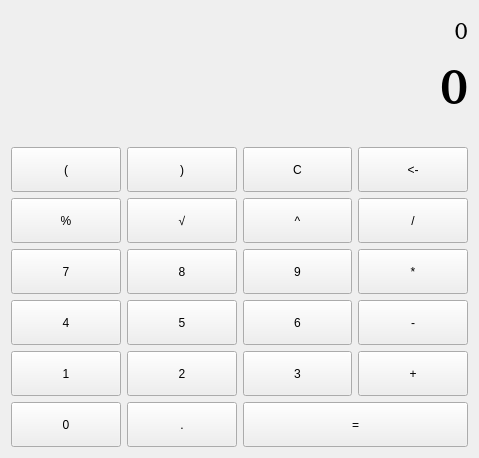
<?xml version="1.0" encoding="UTF-8"?>
<ui version="4.0">
 <class>Widget</class>
 <widget class="QWidget" name="Widget">
  <property name="geometry">
   <rect>
    <x>0</x>
    <y>0</y>
    <width>479</width>
    <height>458</height>
   </rect>
  </property>
  <property name="windowTitle">
   <string>计算器</string>
  </property>
  <layout class="QHBoxLayout" name="horizontalLayout">
   <item>
    <layout class="QVBoxLayout" name="verticalLayout_2">
     <item>
      <layout class="QVBoxLayout" name="verticalLayout">
       <item>
        <widget class="QLabel" name="label_res">
         <property name="font">
          <font>
           <family>&lt;</family>
           <pointsize>18</pointsize>
          </font>
         </property>
         <property name="layoutDirection">
          <enum>Qt::LeftToRight</enum>
         </property>
         <property name="text">
          <string>&lt;html&gt;&lt;head/&gt;&lt;body&gt;&lt;p&gt;&lt;span style=&quot; font-size:18pt;&quot;&gt;0&lt;/span&gt;&lt;/p&gt;&lt;/body&gt;&lt;/html&gt;</string>
         </property>
         <property name="alignment">
          <set>Qt::AlignRight|Qt::AlignTrailing|Qt::AlignVCenter</set>
         </property>
        </widget>
       </item>
       <item>
        <widget class="QLabel" name="label_cur">
         <property name="font">
          <font>
           <family>&lt;</family>
           <pointsize>36</pointsize>
           <weight>75</weight>
           <bold>true</bold>
          </font>
         </property>
         <property name="layoutDirection">
          <enum>Qt::LeftToRight</enum>
         </property>
         <property name="text">
          <string>&lt;html&gt;&lt;head/&gt;&lt;body&gt;&lt;p&gt;&lt;span style=&quot; font-size:36pt; font-weight:600;&quot;&gt;0&lt;/span&gt;&lt;/p&gt;&lt;/body&gt;&lt;/html&gt;</string>
         </property>
         <property name="alignment">
          <set>Qt::AlignRight|Qt::AlignTrailing|Qt::AlignVCenter</set>
         </property>
        </widget>
       </item>
       <item>
        <widget class="QLabel" name="label_indicate">
         <property name="maximumSize">
          <size>
           <width>16777215</width>
           <height>20</height>
          </size>
         </property>
         <property name="font">
          <font>
           <pointsize>10</pointsize>
           <weight>75</weight>
           <bold>true</bold>
          </font>
         </property>
         <property name="text">
          <string>&lt;html&gt;&lt;head/&gt;&lt;body&gt;&lt;p&gt;&lt;br/&gt;&lt;/p&gt;&lt;/body&gt;&lt;/html&gt;</string>
         </property>
         <property name="alignment">
          <set>Qt::AlignRight|Qt::AlignTrailing|Qt::AlignVCenter</set>
         </property>
        </widget>
       </item>
      </layout>
     </item>
     <item>
      <layout class="QGridLayout" name="gridLayout">
       <item row="0" column="0">
        <widget class="QPushButton" name="btnBrckL">
         <property name="minimumSize">
          <size>
           <width>0</width>
           <height>45</height>
          </size>
         </property>
         <property name="text">
          <string>(</string>
         </property>
        </widget>
       </item>
       <item row="0" column="1">
        <widget class="QPushButton" name="btnBrckR">
         <property name="minimumSize">
          <size>
           <width>0</width>
           <height>45</height>
          </size>
         </property>
         <property name="text">
          <string>)</string>
         </property>
        </widget>
       </item>
       <item row="0" column="2">
        <widget class="QPushButton" name="btnClear">
         <property name="minimumSize">
          <size>
           <width>0</width>
           <height>45</height>
          </size>
         </property>
         <property name="text">
          <string>C</string>
         </property>
        </widget>
       </item>
       <item row="0" column="3">
        <widget class="QPushButton" name="btnDelete">
         <property name="minimumSize">
          <size>
           <width>0</width>
           <height>45</height>
          </size>
         </property>
         <property name="text">
          <string>&lt;-</string>
         </property>
        </widget>
       </item>
       <item row="1" column="0">
        <widget class="QPushButton" name="btnMod">
         <property name="minimumSize">
          <size>
           <width>0</width>
           <height>45</height>
          </size>
         </property>
         <property name="text">
          <string>%</string>
         </property>
        </widget>
       </item>
       <item row="1" column="1">
        <widget class="QPushButton" name="btnSqrt">
         <property name="minimumSize">
          <size>
           <width>0</width>
           <height>45</height>
          </size>
         </property>
         <property name="text">
          <string>√</string>
         </property>
        </widget>
       </item>
       <item row="1" column="2">
        <widget class="QPushButton" name="btnExp">
         <property name="minimumSize">
          <size>
           <width>0</width>
           <height>45</height>
          </size>
         </property>
         <property name="text">
          <string>^</string>
         </property>
        </widget>
       </item>
       <item row="1" column="3">
        <widget class="QPushButton" name="opDiv">
         <property name="minimumSize">
          <size>
           <width>0</width>
           <height>45</height>
          </size>
         </property>
         <property name="text">
          <string>/</string>
         </property>
        </widget>
       </item>
       <item row="2" column="0">
        <widget class="QPushButton" name="num7">
         <property name="minimumSize">
          <size>
           <width>0</width>
           <height>45</height>
          </size>
         </property>
         <property name="text">
          <string>7</string>
         </property>
        </widget>
       </item>
       <item row="2" column="1">
        <widget class="QPushButton" name="num8">
         <property name="minimumSize">
          <size>
           <width>0</width>
           <height>45</height>
          </size>
         </property>
         <property name="text">
          <string>8</string>
         </property>
        </widget>
       </item>
       <item row="2" column="2">
        <widget class="QPushButton" name="num9">
         <property name="minimumSize">
          <size>
           <width>0</width>
           <height>45</height>
          </size>
         </property>
         <property name="text">
          <string>9</string>
         </property>
        </widget>
       </item>
       <item row="2" column="3">
        <widget class="QPushButton" name="opMul">
         <property name="minimumSize">
          <size>
           <width>0</width>
           <height>45</height>
          </size>
         </property>
         <property name="text">
          <string>*</string>
         </property>
        </widget>
       </item>
       <item row="3" column="0">
        <widget class="QPushButton" name="num4">
         <property name="minimumSize">
          <size>
           <width>0</width>
           <height>45</height>
          </size>
         </property>
         <property name="text">
          <string>4</string>
         </property>
        </widget>
       </item>
       <item row="3" column="1">
        <widget class="QPushButton" name="num5">
         <property name="minimumSize">
          <size>
           <width>0</width>
           <height>45</height>
          </size>
         </property>
         <property name="text">
          <string>5</string>
         </property>
        </widget>
       </item>
       <item row="3" column="2">
        <widget class="QPushButton" name="num6">
         <property name="minimumSize">
          <size>
           <width>0</width>
           <height>45</height>
          </size>
         </property>
         <property name="text">
          <string>6</string>
         </property>
        </widget>
       </item>
       <item row="3" column="3">
        <widget class="QPushButton" name="opMinus">
         <property name="minimumSize">
          <size>
           <width>0</width>
           <height>45</height>
          </size>
         </property>
         <property name="text">
          <string>-</string>
         </property>
        </widget>
       </item>
       <item row="4" column="0">
        <widget class="QPushButton" name="num1">
         <property name="minimumSize">
          <size>
           <width>0</width>
           <height>45</height>
          </size>
         </property>
         <property name="text">
          <string>1</string>
         </property>
        </widget>
       </item>
       <item row="4" column="1">
        <widget class="QPushButton" name="num2">
         <property name="minimumSize">
          <size>
           <width>0</width>
           <height>45</height>
          </size>
         </property>
         <property name="text">
          <string>2</string>
         </property>
        </widget>
       </item>
       <item row="4" column="2">
        <widget class="QPushButton" name="num3">
         <property name="minimumSize">
          <size>
           <width>0</width>
           <height>45</height>
          </size>
         </property>
         <property name="text">
          <string>3</string>
         </property>
        </widget>
       </item>
       <item row="4" column="3">
        <widget class="QPushButton" name="opAdd">
         <property name="minimumSize">
          <size>
           <width>0</width>
           <height>45</height>
          </size>
         </property>
         <property name="text">
          <string>+</string>
         </property>
        </widget>
       </item>
       <item row="5" column="0">
        <widget class="QPushButton" name="num0">
         <property name="minimumSize">
          <size>
           <width>0</width>
           <height>45</height>
          </size>
         </property>
         <property name="text">
          <string>0</string>
         </property>
        </widget>
       </item>
       <item row="5" column="1">
        <widget class="QPushButton" name="btn_dot">
         <property name="minimumSize">
          <size>
           <width>0</width>
           <height>45</height>
          </size>
         </property>
         <property name="text">
          <string>.</string>
         </property>
        </widget>
       </item>
       <item row="5" column="2" colspan="2">
        <widget class="QPushButton" name="opReturn">
         <property name="minimumSize">
          <size>
           <width>0</width>
           <height>45</height>
          </size>
         </property>
         <property name="text">
          <string>=</string>
         </property>
        </widget>
       </item>
      </layout>
     </item>
    </layout>
   </item>
  </layout>
 </widget>
 <layoutdefault spacing="6" margin="11"/>
 <resources/>
 <connections/>
</ui>
